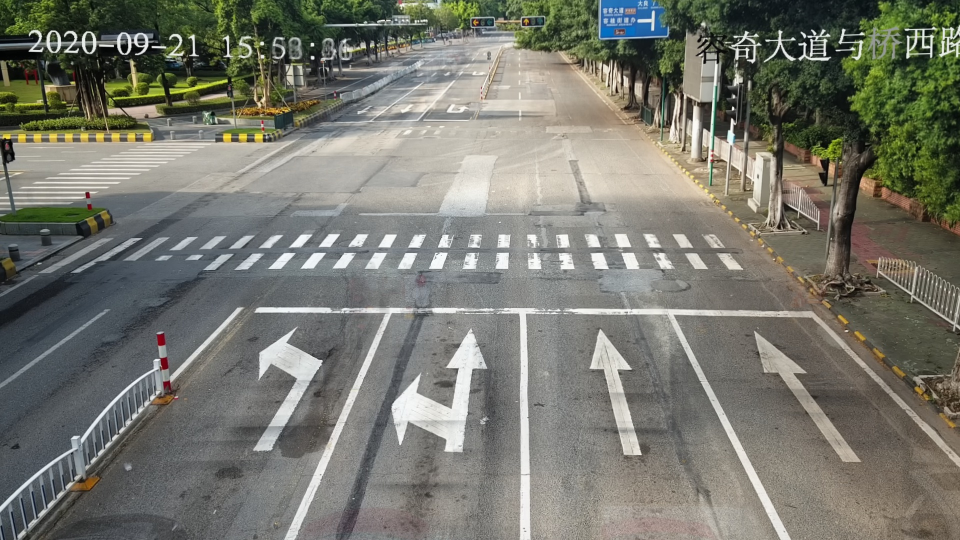
#> input picture south_1.jpg, 1920 x 1080 px, found by its file name (shown at 1/2 size)
$ python semantic_detector.py
#> lines starting #> are read from the running program, lines starting #| are printed output that depends on the picture
import cv2

from realtime_semantic_detector_RGB import realtime_semantic_detector_RGB

if __name__ == '__main__':

    path = '../resources/dataset/BirdView/007---fengxiang'
    name = 'south_1.jpg'
    full_path = path + '/' + name

    img = cv2.imread(full_path)
#> img is the input picture: shape (1080, 1920, 3); mean B, G, R 110.1, 119.6, 118.9
    try:
        # bird_view = image_homography(img)
        # View image
        cv2.imshow('ld_' + name, cv2.resize(img, (400, 300)))
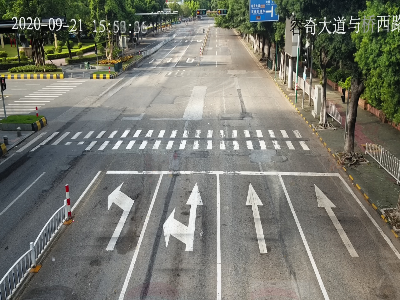
#> window 'ld_south_1.jpg': shape (300, 400, 3); mean B, G, R 110, 119.5, 118.8
        cv2.imwrite('../../out/ld_' + name, img)

        # cv2.imshow('h_' + name, cv2.resize(bird_view, (400, 300)))
        # cv2.imwrite('../../out/h_' + name, bird_view)

        # Semantic detector
        th = realtime_semantic_detector_RGB(img)
    except Exception as e:
        print('Error: ', name)
        print(e)

    cv2.waitKey()

$ run again, with south_2.jpg copied over south_1.jpg
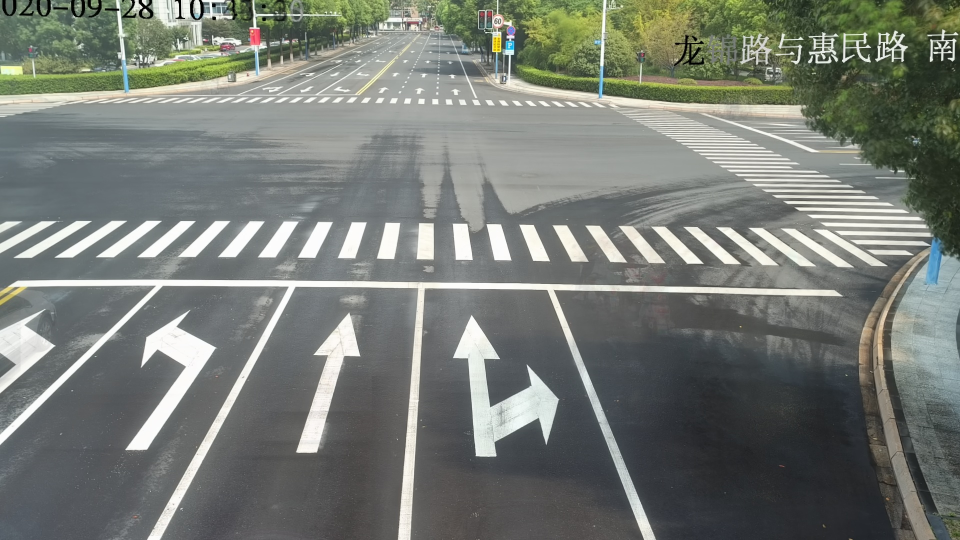
#> input picture south_2.jpg, 1920 x 1080 px, found by its file name (shown at 1/2 size)
#> img is the input picture: shape (1080, 1920, 3); mean B, G, R 116.4, 122.9, 118.1
#> `cv2.imshow('ld_' + name, cv2.resize(img, (400, 300)))`:
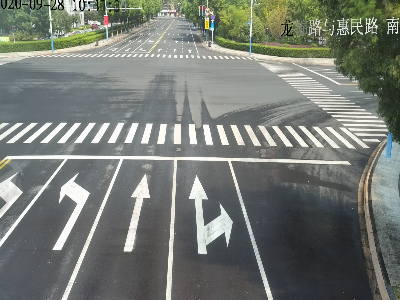
#> window 'ld_south_1.jpg': shape (300, 400, 3); mean B, G, R 116.3, 122.8, 118

$ run again, with east_1.jpg copied over south_1.jpg
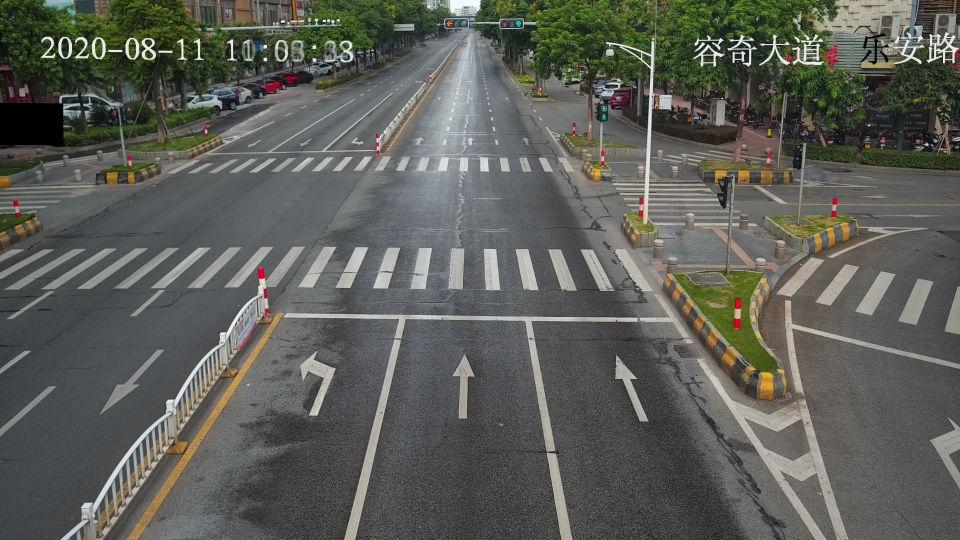
#> input picture east_1.jpg, 1920 x 1080 px, found by its file name (shown at 1/2 size)
#> img is the input picture: shape (1080, 1920, 3); mean B, G, R 87.9, 94, 92.4
#> `cv2.imshow('ld_' + name, cv2.resize(img, (400, 300)))`:
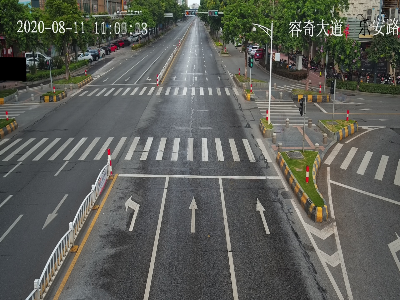
#> window 'ld_south_1.jpg': shape (300, 400, 3); mean B, G, R 87.9, 93.9, 92.3
